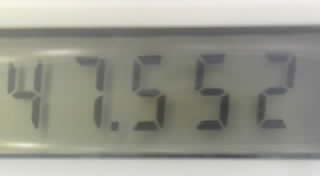
#> input picture data/emulate_data/1784711089__next__['4', '7', '5', '5', '2'].png, 320 x 176 px
$ python -i preprocessing.py   (imports and definitions only)
#> lines starting #> are read from the running program, lines starting #| are printed output that depends on the picture; after the words box and inside, x2 and y2 are one past the last pixel; in counts of white or black regions, pixels touching at a corner belong together
#> further down, picture is the input picture: shape (176, 320, 3); mean B, G, R 142.2, 152.2, 151.7
import cv2
import numpy as np

def preprocess_image(image, params=None):
    if params is None:
        params = {
            'blur_ksize': 7,
            'blur_sigma': 5,
            'adaptive_block_size': 57,
            'adaptive_c': 5,
            'morph_kernel': 2,
            'morph_iter': 1
        }

    gray = cv2.cvtColor(image, cv2.COLOR_BGR2GRAY)
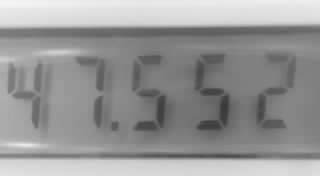
#> gray: shape (176, 320); min 55, max 244, mean 150.9
    blurred = cv2.GaussianBlur(gray,
                               (params['blur_ksize'], params['blur_ksize']),
                               params['blur_sigma'])

    thresh = cv2.adaptiveThreshold(
        blurred, 255,
        cv2.ADAPTIVE_THRESH_GAUSSIAN_C,
        cv2.THRESH_BINARY_INV,
        params['adaptive_block_size'],
        params['adaptive_c']
    )
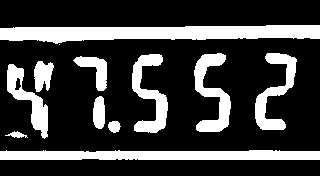
#> thresh: shape (176, 320); 24.1% white; 12 white regions (1 under 20 px), largest, box (x1, y1, x2, y2) and area: (0, 25, 320, 44) 4189, (0, 150, 320, 160) 2878, (194, 53, 231, 132) 1368

    kernel = np.ones((params['morph_kernel'], params['morph_kernel']), dtype="uint8")
    opened = cv2.morphologyEx(thresh, cv2.MORPH_OPEN, kernel,
                              iterations=params['morph_iter'])
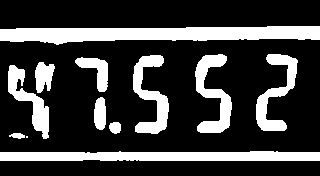
#> opened: shape (176, 320); 24% white; 12 white regions (1 under 20 px), largest, box (x1, y1, x2, y2) and area: (0, 26, 320, 45) 4183, (0, 151, 320, 161) 2873, (195, 54, 232, 133) 1368

    return opened

def prepare_for_model(roi):
    # Get image dimensions
    h, w = roi.shape[:2]

    # Determine square size (maximum side)
    size = max(h, w)

    # Create black square image
    square = np.zeros((size, size), dtype=roi.dtype)

    # Calculate padding for centering
    y_offset = (size - h) // 2
    x_offset = (size - w) // 2

    # Insert original image into the center of the square
    square[y_offset:y_offset + h, x_offset:x_offset + w] = roi

    resized = cv2.resize(square, (28, 28))
    normalized = resized.astype(np.float32) / 255.0
    normalized = (normalized - 0.5) / 0.5
    return normalized, resized

>>> import cv2
>>> picture = cv2.imread("../../../data/emulate_data/1784711089__next__['4', '7', '5', '5', '2'].png")
>>> result = preprocess_image(picture)
